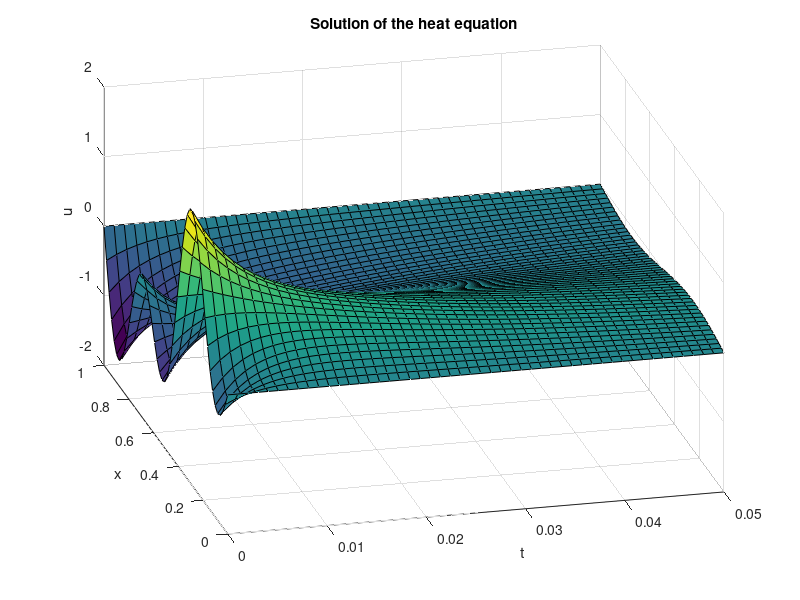

This figure's MATLAB source:
%% Graph of Solution of the Heat Equation

%%
% I will graph the solution of $u_{xx} = u_t$ for $x \in (0,1),\  0 < t$ with 
% $u(0, t) = 0$ and $u(1, t) = 0$ for $0 < t$ and $u(x,0) = \sin(2 \pi
% x)\,\mbox{--}\,\sin(5\pi x)$
% for x in [0,1].  The solution is
% 
% $$ u = e^{\,\mbox{--}\,4\pi ^2t}\sin(2\pi x) \,\mbox{--}\, 
% e^{\,\mbox{--}\,25\pi^2t}\sin(5\pi x) $$
% 
  
%%
x = linspace(0,1,50); t = linspace(0,0.05,50); [X,T]= meshgrid(x,t);

%%
u = exp(-4.*pi.^2.*T).*sin(2.*pi.*X) - exp(-25.*pi.^2.*T).*sin(5.*pi.*X) ;


%%
surf(T,X,u)
view(-14,32)
xlabel('t'), ylabel('x'), zlabel('u')
title('Solution of the heat equation')
